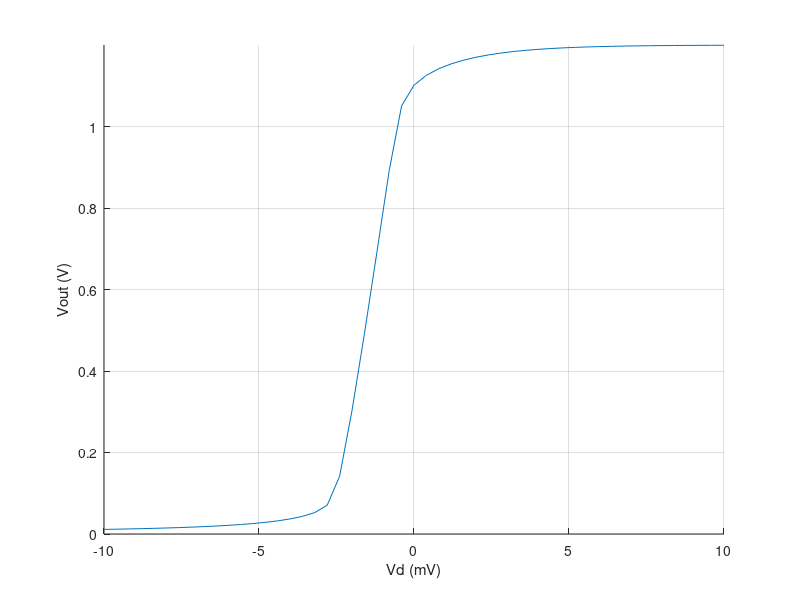

Reproduce this figure in MATLAB.
clear all; close all; clc;

%% Read data from CSV in the same folder
M = csvread('dc_dm_zoom.csv',1,0);
vin = M(:,1).*1000;
vout = M(:,4);

%% Generate plot
hold on;
plot(vin,vout);
xlabel('Vd (mV)');
ylabel('Vout (V)');
axis([min(vin),max(vin),0,1.2]);
grid on;
